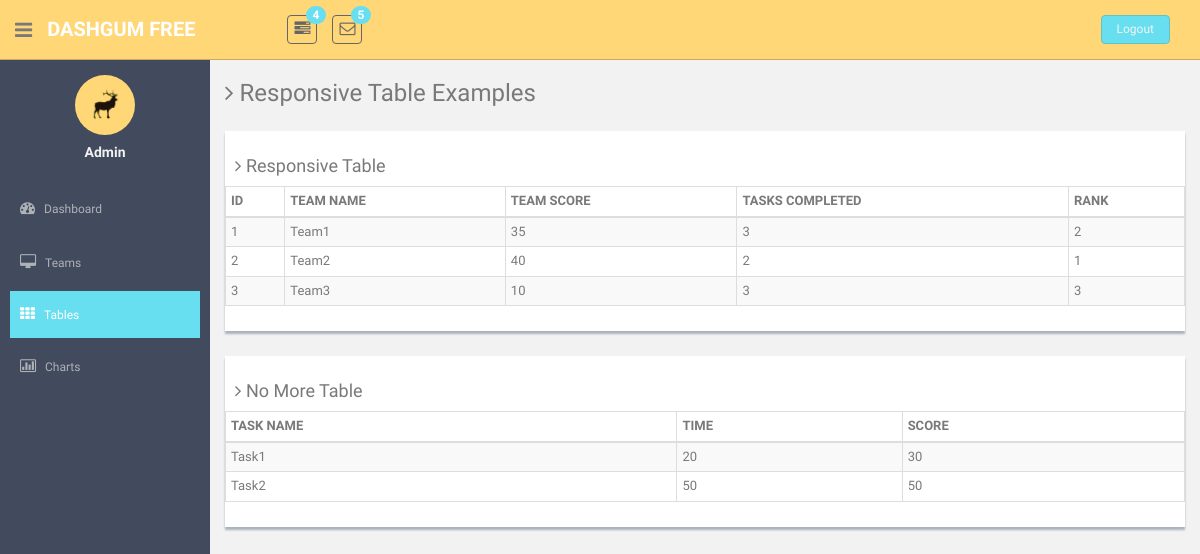
Screenshot of /table/ with the database file from the repository.
### hunt_app/models.py (models this page shows, shortened)
class Team(models.Model):
	team_name = models.CharField(max_length = 20)
	team_id = models.PositiveIntegerField(null = True)
	team_member_1 = models.CharField(max_length = 20)
	team_member_2 = models.CharField(max_length = 20)
	team_member_3 = models.CharField(max_length = 20, null = True, blank = True)
	team_member_4 = models.CharField(max_length = 20, null = True, blank = True)
	team_score = models.PositiveIntegerField(default=0)
	team_status=models.BooleanField(default=True)
	tasks_completed = models.PositiveIntegerField(default=0)
	team_rank = models.PositiveIntegerField(null = True, blank = True)
	team_hint_count=models.PositiveIntegerField(default=0)
	team_lat=models.FloatField(null = True, blank = True)
	team_long=models.FloatField(null = True, blank = True)

class Task(models.Model):
	task_name = models.CharField(max_length = 10)
	task_description = models.CharField(max_length = 50)
	task_picture = models.ImageField(upload_to ='task_pics/', null = True, blank = True)
	task_hint = models.CharField(max_length = 10)
	task_time = models.PositiveIntegerField(null = True, blank = True)
	task_score = models.PositiveIntegerField()
	task_nextid = models.PositiveIntegerField()

### hunt_app/views.py (the view)
# urls.py: url(r'^table/', views.table),
def table(request):
    teams=Team.objects.all()
    tasks=Task.objects.all()
    return render(request, 'responsive_table.html',
              {'teams':teams,'tasks':tasks})

### hunt_app/templates/responsive_table.html (shortened to what this page needs)
{% load staticfiles %}
<!DOCTYPE html>
<html lang="en">
  <head>
    <link href="{% static '/css/bootstrap.css' %}" rel="stylesheet">
    <link href="{% static '/font-awesome/css/font-awesome.css' %}" rel="stylesheet" />
    <link href="{% static '/css/style.css' %}" rel="stylesheet">
    <link href="{% static '/css/style-responsive.css' %}" rel="stylesheet">
    <link href="{% static '/css/table-responsive.css' %}" rel="stylesheet">
  </head>
  <body>
  <section id="container" >
      <header class="header black-bg">
              <div class="sidebar-toggle-box">
                  <div class="fa fa-bars tooltips" data-placement="right" data-original-title="Toggle Navigation"></div>
              </div>
            <a href="index.html" class="logo"><b>DASHGUM FREE</b></a>
            <div class="nav notify-row" id="top_menu">
                <ul class="nav top-menu">
                    <li class="dropdown">
                        <a data-toggle="dropdown" class="dropdown-toggle" href="index.html#">
                            <i class="fa fa-tasks"></i>
                            <span class="badge bg-theme">4</span>
                        </a>
                    </li>
                    <li id="header_inbox_bar" class="dropdown">
                        <a data-toggle="dropdown" class="dropdown-toggle" href="index.html#">
                            <i class="fa fa-envelope-o"></i>
                            <span class="badge bg-theme">5</span>
                        </a>
                    </li>
                </ul>
            </div>
            <div class="top-menu">
            	<ul class="nav pull-right top-menu">
                    <li><a class="logout" href="login.html">Logout</a></li>
            	</ul>
            </div>
        </header>
      <aside>
          <div id="sidebar"  class="nav-collapse ">
              <ul class="sidebar-menu" id="nav-accordion">
                  <p class="centered"><a href="profile.html"><img src="{% static 'img/ui-sam.jpg' %}" class="img-circle" width="60"></a></p>
                  <h5 class="centered">Admin</h5>
                  <li class="mt">
                      <a href="/index/">
                          <i class="fa fa-dashboard"></i>
                          <span>Dashboard</span>
                      </a>
                  </li>
                  <li class="sub-menu">
                      <a href = "/panel/">
                          <i class="fa fa-desktop"></i>
                          <span>Teams</span>
                      </a>
                  </li>
                  <li class="sub-menu">
                      <a class="active" href = "/table/">
                          <i class="fa fa-th"></i>
                          <span>Tables</span>
                      </a>
                  </li>
                  <li class="sub-menu">
                      <a href = "/chart/">
                          <i class=" fa fa-bar-chart-o"></i>
                          <span>Charts</span>
                      </a>
                  </li>
              </ul>
          </div>
      </aside>
      <section id="main-content">
          <section class="wrapper">
          	<h3><i class="fa fa-angle-right"></i> Responsive Table Examples</h3>
		  		<div class="row mt">
			  		<div class="col-lg-12">
                      <div class="content-panel">
                      <h4><i class="fa fa-angle-right"></i> Responsive Table</h4>
                          <section id="unseen">
                            <table class="table table-bordered table-striped table-condensed">
                              <thead>
                              <tr>
                                  <th>ID</th>
                                  <th>TEAM NAME</th>
                                  <th class="numeric">TEAM SCORE</th>
                                  <th class="numeric">TASKS COMPLETED</th>
                                  <th class="numeric">RANK </th>
                              </tr>
                              </thead>
                              <tbody>
                               {% if teams %}
                                {% for team in teams %}
                              <tr>
                                  <td>{{ team.team_id }}</td>
                                  <td>{{ team.team_name }}</td>
                                  <td class="numeric">{{ team.team_score}}</td>
                                  <td class="numeric">{{ team.tasks_completed }}</td>
                                  <td class="numeric">{{ team.team_rank }}</td>
                              </tr>
                               {% endfor %}
            {% endif %}
                              </tbody>
                          </table>
                          </section>
                  </div>
               </div>
		  	</div>
		  	<div class="row mt">
              <div class="col-lg-12">
                      <div class="content-panel">
						  <h4><i class="fa fa-angle-right"></i> No More Table</h4>
                          <section id="no-more-tables">
                              <table class="table table-bordered table-striped table-condensed cf">
                                  <thead class="cf">
                                  <tr>
                                      <th>TASK NAME</th>
                                      <th class="numeric">TIME</th>
                                      <th class="numeric">SCORE</th>
                                  </tr>
                                  </thead>
                                  <tbody>
                                   {% if tasks %}
                                {% for task in tasks %}
                                  <tr>
                                      <td data-title="Company">{{ task.task_name }}</td>
                                      <td class="numeric" data-title="Price">{{ task.task_time }}</td>
                                      <td class="numeric" data-title="Change">{{ task.task_score }}</td>
                                  </tr>
                                                       {% endfor %}
            {% endif %}
                                  </tbody>
                              </table>
                          </section>
                      </div>
                  </div>
              </div>
		</section><! --/wrapper -->
      </section>
  </section>
  </body>
</html>

### hunt_app/static/css/style.css (style rules this page uses)
body { color: #797979; background: #f2f2f2; font-family: 'Ruda', sans-serif; padding: 0px !important; margin: 0px !important; font-size:13px; }
ul li { list-style: none; }
a, a:hover, a:focus { text-decoration: none; outline: none; }
#container { width: 100%; height: 100%; }
.bg-theme { background-color: #68dff0; }
.centered { text-align: center; }
.mt { margin-top: 25px; }
ul.top-menu > li > .logout { color: #f2f2f2; font-size: 12px; border-radius: 4px; -webkit-border-radius: 4px; border: 1px solid #64c3c2 !important; padding: 5px 15px; margin-right: 15px; background: #68dff0; margin-top: 15px; }
#sidebar { width: 210px; height: 100%; position: fixed; background: #424a5d; }
#sidebar h5 { color: #f2f2f2; font-weight: 700; }
#sidebar ul li { position: relative; }
ul.sidebar-menu , ul.sidebar-menu li ul.sub { margin: -2px 0 0; padding: 0; }
ul.sidebar-menu { margin-top: 75px; }
ul.sidebar-menu li { margin-bottom: 5px; margin-left:10px; margin-right:10px; }
ul.sidebar-menu li.sub-menu { line-height: 15px; }
ul.sidebar-menu li a span { display: inline-block; }
ul.sidebar-menu li a { color: #aeb2b7; text-decoration: none; display: block; padding: 15px 0 15px 10px; font-size: 12px; outline: none; -webkit-transition: all 0.3s ease; -moz-transition: all 0.3s ease; -o-transition: all 0.3s ease; -ms-transition: all 0.3s ease; transition: all 0.3s ease; }
ul.sidebar-menu li a.active, ul.sidebar-menu li a:hover, ul.sidebar-menu li a:focus { background: #68dff0; color: #fff; display: block; -webkit-transition: all 0.3s ease; -moz-transition: all 0.3s ease; -o-transition: all 0.3s ease; -ms-transition: all 0.3s ease; transition: all 0.3s ease; }
ul.sidebar-menu li a i { font-size: 15px; padding-right: 6px; }
ul.sidebar-menu li a.active i { color: #fff; }
#main-content { margin-left: 210px; }
.header, .footer { min-height: 60px; padding: 0 15px; }
.header { position: fixed; left: 0; right: 0; z-index: 1002; }
.black-bg { background: #ffd777; border-bottom: 1px solid #c9aa5f; }
.wrapper { display: inline-block; margin-top: 60px; padding-left: 15px; padding-right: 15px; padding-bottom: 15px; padding-top: 0px; width: 100%; }
a.logo { font-size: 20px; color: #ffffff; float: left; margin-top: 15px; text-transform: uppercase; }
a.logo b { font-weight: 900; }
#top_menu .nav > li, ul.top-menu > li { float: left; }
.notify-row { float: left; margin-top: 15px; margin-left: 92px; }
ul.top-menu > li > a { color: #666666; font-size: 16px; border-radius: 4px; -webkit-border-radius: 4px; border:1px solid #666666 !important; padding: 2px 6px; margin-right: 15px; }
.notify-row .badge { position: absolute; right: -10px; top: -10px; z-index: 100; }
.sidebar-toggle-box { float: left; padding-right: 15px; margin-top: 20px; }
.sidebar-toggle-box .fa-bars { cursor: pointer; display: inline-block; font-size: 20px; }
.content-panel { background: #ffffff; box-shadow: 0px 3px 2px #aab2bd; padding-top: 15px; padding-bottom: 5px; }
.content-panel h4 { margin-left: 10px; }

### rows the page displays
Team: team_id "1", team_name "Team1", team_score "35", tasks_completed "3", team_rank "2"
Team: team_id "2", team_name "Team2", team_score "40", tasks_completed "2", team_rank "1"
Team: team_id "3", team_name "Team3", team_score "10", tasks_completed "3", team_rank "3"
Task: task_name "Task1", task_time "20", task_score "30"
Task: task_name "Task2", task_time "50", task_score "50"
